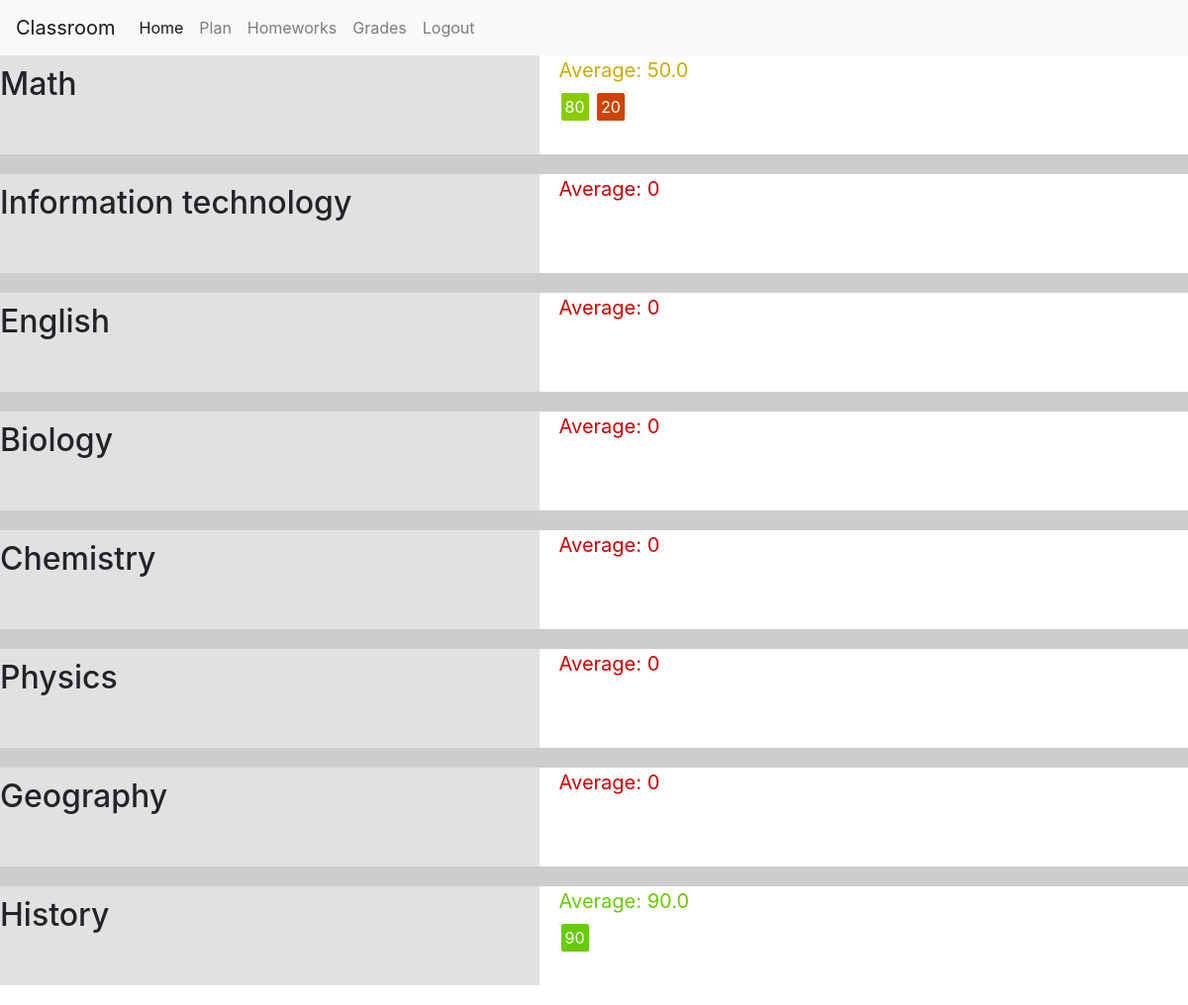
The app's page /grades (signed in), older data.
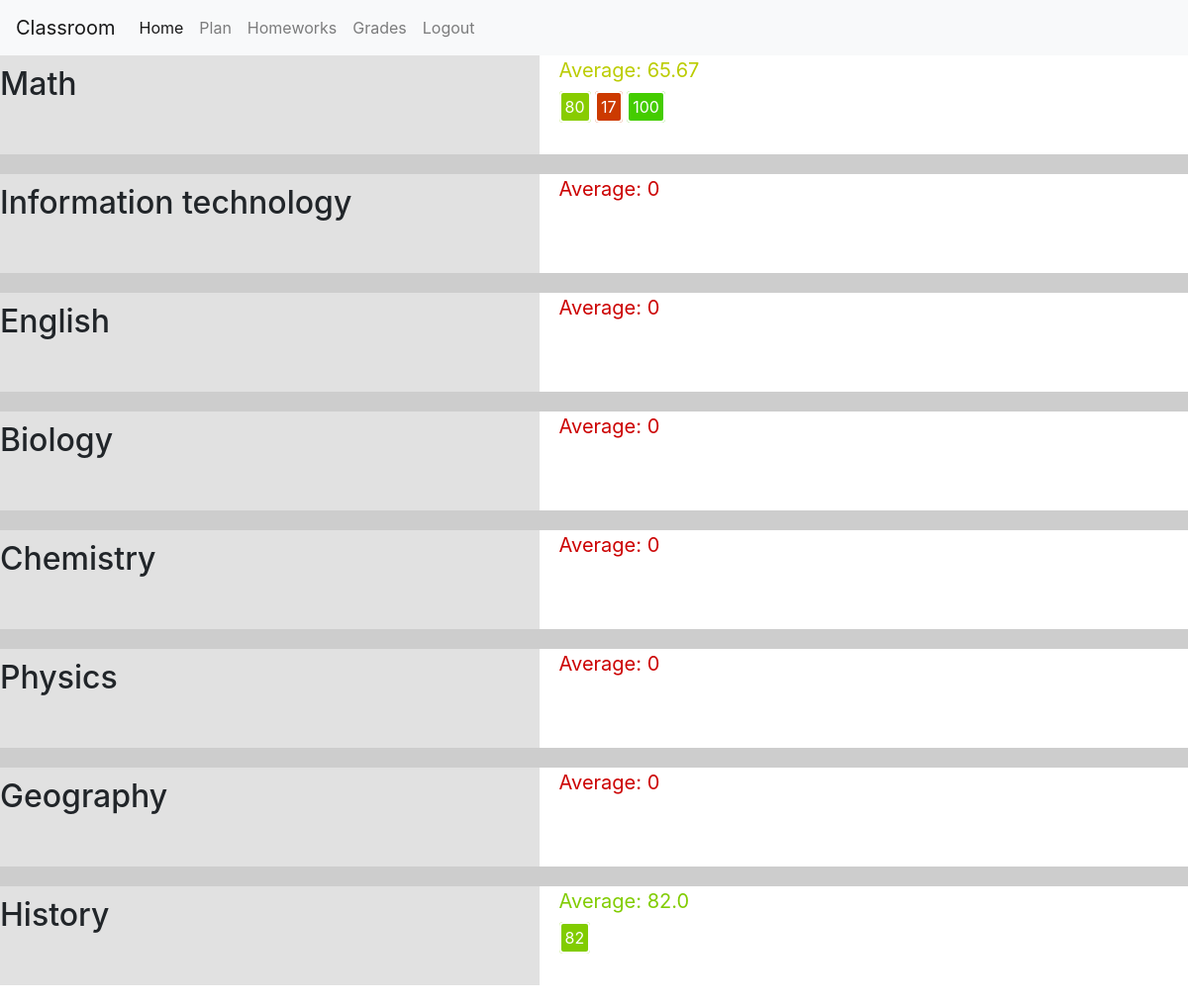
The same page, newer data.
### classroom/models.py (models this page shows)
class Grade(models.Model):
    submission = models.ForeignKey(homework_submission, on_delete=models.CASCADE, related_name="grade")
    grade = models.IntegerField()
    feedback = models.CharField(max_length=1000)
    teacher = models.ForeignKey(User, on_delete=models.CASCADE, related_name="students_grades")

### classroom/views.py (the view, shortened to what this page needs)
# urls.py: path("grades", views.grade_view, name="grade"),
def grade_view(request):
    user = request.user
    if user.type == "SU":
        submissions = user.my_submissions.all()
        averages = []
        for subject in SUBJECT_CHOICES:
            subject_name = subject[1]
            sum = 0
            amount = 0
            for submission in submissions:
                if subject_name == submission.homework.get_subject_display():
                    for grade in submission.grade.all():
                        sum+=grade.grade
                        amount+=1
            if amount == 0:
                averages.append((subject_name, 0))
            else:
                averages.append((subject_name, round(sum / amount, 2)))
        return render(request, "classroom/su_grade.html",{
            "submissions": submissions,
            "subjects": averages
        })

### classroom/templates/classroom/su_grade.html (shortened to what this page needs)
{% extends "classroom/layout.html" %}
{% load static %}
{%block body%}
<div style="background-color: rgba(200, 200, 200, 0.9);">
    {% for subject in subjects %}
    <div class="subject-page">
        <div class="subject-box"><h2>{{subject.0}}</h2></div>
        <div class="grades-box">
            <div style="padding-bottom: 10px;"><div name="grade" class="average" data-score="{{subject.1}}">Average: {{subject.1}}</div></div>
            <div>
                {% for submission in submissions %}
                    {% if subject.0 == submission.homework.get_subject_display %}
                        {% for grade in submission.grade.all %}
                            <div class = "grade" name="grade" data-score="{{grade.grade}}">{{ grade.grade }}</div>
                        {%endfor%}
                    {%endif%}
                {%endfor%}
            </div>
        </div>
    </div>
    {%endfor%}
</div>
{%endblock%}

### classroom/templates/classroom/layout.html (shortened to what this page needs)
<!DOCTYPE html>
<html lang="en">
<head>
    {% load static %}
    <link rel="stylesheet" href="https://stackpath.bootstrapcdn.com/bootstrap/4.4.1/css/bootstrap.min.css">
    <link rel="stylesheet" href="{% static 'classroom/style.css'%}">
</head>
<body>
    <nav class="navbar navbar-expand-lg navbar-light bg-light">
        <a class="navbar-brand" href="#">Classroom</a>
        <div class="collapse navbar-collapse" id="navbarSupportedContent">
          <ul class="navbar-nav mr-auto">
            <li class="nav-item active">
              <a class="nav-link" href="{% url 'index' %}">Home <span class="sr-only">(current)</span></a>
            </li>
            <li class="nav-item">
              <a class="nav-link" href="{% url 'plan' %}">Plan</a>
            </li>
            <li class="nav-item">
              <a class="nav-link" href="{% url 'homework'%}">Homeworks</a>
            </li>
            <li class="nav-item">
              <a class="nav-link" href="{% url 'grade' %}">Grades</a>
            </li>
            <li class="nav-item">
              <a class="nav-link" href="{% url 'logout'%}">Logout</a>
            </li>
      </nav>
   <div class="body">
    {%block body%}{%endblock%}
   </div>
</body>
</html>

### classroom/static/classroom/style.css (style rules this page uses)
.grade { display: inline; background-color: greenyellow; border-style: solid; border-radius: 4px ; border-width: 2px; padding: 4px; color: white; }
.subject-page { display: flex; width: 100%; height: 100px; margin-bottom: 20px; }
.subject-box { width: 50%; padding-top: 10px; background-color: rgba(239, 239, 239, 0.6); }
.average { width: fit-content; background-color: white; font-size: 20px; }
.grades-box { height: 100%; width: 60%; background-color: white; padding-left: 20px; }

Row changes from the older to the newer data that the page shows:
computed for homework_submission (number 1 of 4 on the later page): gains Grade (grade "80"); loses Grade (grade "80")
changed homework_submission (number 2 of 4 on the later page): gains Grade (grade "17"); loses Grade (grade "20")
added Grade: grade "100"
changed homework_submission (number 4 of 4 on the later page): gains Grade (grade "82"); loses Grade (grade "90")
Text that changed along with them:
new list line: "Math Average: 65.67"
new list line: "History Average: 82.0"
list line gone: "Math Average: 50.0"
list line gone: "History Average: 90.0"
